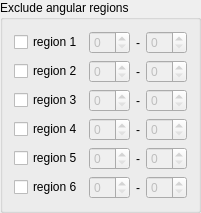
           <widget class="QGroupBox" name="sino_groupBox_03">
            <property name="title">
             <string>Exclude angular regions</string>
            </property>
            <layout class="QGridLayout" name="gridLayout" rowstretch="0,0,0,0,0,0">
             <item row="0" column="2">
              <widget class="QLabel" name="excl_reg_label_01">
               <property name="text">
                <string>-</string>
               </property>
              </widget>
             </item>
             <item row="2" column="0">
              <widget class="QCheckBox" name="excl_reg_chk_03">
               <property name="enabled">
                <bool>true</bool>
               </property>
               <property name="text">
                <string>region 3</string>
               </property>
              </widget>
             </item>
             <item row="1" column="0">
              <widget class="QCheckBox" name="excl_reg_chk_02">
               <property name="enabled">
                <bool>true</bool>
               </property>
               <property name="text">
                <string>region 2</string>
               </property>
              </widget>
             </item>
             <item row="2" column="1">
              <widget class="QSpinBox" name="excl_reg_03_from_spin">
               <property name="enabled">
                <bool>false</bool>
               </property>
              </widget>
             </item>
             <item row="3" column="0">
              <widget class="QCheckBox" name="excl_reg_chk_04">
               <property name="text">
                <string>region 4</string>
               </property>
              </widget>
             </item>
             <item row="0" column="1">
              <widget class="QSpinBox" name="excl_reg_01_from_spin">
               <property name="enabled">
                <bool>false</bool>
               </property>
              </widget>
             </item>
             <item row="2" column="3">
              <widget class="QSpinBox" name="excl_reg_03_to_spin">
               <property name="enabled">
                <bool>false</bool>
               </property>
              </widget>
             </item>
             <item row="0" column="0">
              <widget class="QCheckBox" name="excl_reg_chk_01">
               <property name="text">
                <string>region 1</string>
               </property>
              </widget>
             </item>
             <item row="0" column="3">
              <widget class="QSpinBox" name="excl_reg_01_to_spin">
               <property name="enabled">
                <bool>false</bool>
               </property>
              </widget>
             </item>
             <item row="1" column="3">
              <widget class="QSpinBox" name="excl_reg_02_to_spin">
               <property name="enabled">
                <bool>false</bool>
               </property>
              </widget>
             </item>
             <item row="4" column="0">
              <widget class="QCheckBox" name="excl_reg_chk_05">
               <property name="text">
                <string>region 5</string>
               </property>
              </widget>
             </item>
             <item row="1" column="2">
              <widget class="QLabel" name="excl_reg_label_02">
               <property name="text">
                <string>-</string>
               </property>
              </widget>
             </item>
             <item row="1" column="1">
              <widget class="QSpinBox" name="excl_reg_02_from_spin">
               <property name="enabled">
                <bool>false</bool>
               </property>
              </widget>
             </item>
             <item row="2" column="2">
              <widget class="QLabel" name="excl_reg_label_03">
               <property name="text">
                <string>-</string>
               </property>
              </widget>
             </item>
             <item row="5" column="0">
              <widget class="QCheckBox" name="excl_reg_chk_06">
               <property name="text">
                <string>region 6</string>
               </property>
              </widget>
             </item>
             <item row="3" column="1">
              <widget class="QSpinBox" name="excl_reg_04_from_spin">
               <property name="enabled">
                <bool>false</bool>
               </property>
              </widget>
             </item>
             <item row="4" column="1">
              <widget class="QSpinBox" name="excl_reg_05_from_spin">
               <property name="enabled">
                <bool>false</bool>
               </property>
              </widget>
             </item>
             <item row="5" column="1">
              <widget class="QSpinBox" name="excl_reg_06_from_spin">
               <property name="enabled">
                <bool>false</bool>
               </property>
              </widget>
             </item>
             <item row="3" column="2">
              <widget class="QLabel" name="excl_reg_label_04">
               <property name="text">
                <string>-</string>
               </property>
              </widget>
             </item>
             <item row="4" column="2">
              <widget class="QLabel" name="excl_reg_label_05">
               <property name="text">
                <string>-</string>
               </property>
              </widget>
             </item>
             <item row="5" column="2">
              <widget class="QLabel" name="excl_reg_label_06">
               <property name="text">
                <string>-</string>
               </property>
              </widget>
             </item>
             <item row="3" column="3">
              <widget class="QSpinBox" name="excl_reg_04_to_spin">
               <property name="enabled">
                <bool>false</bool>
               </property>
              </widget>
             </item>
             <item row="4" column="3">
              <widget class="QSpinBox" name="excl_reg_05_to_spin">
               <property name="enabled">
                <bool>false</bool>
               </property>
              </widget>
             </item>
             <item row="5" column="3">
              <widget class="QSpinBox" name="excl_reg_06_to_spin">
               <property name="enabled">
                <bool>false</bool>
               </property>
              </widget>
             </item>
            </layout>
           </widget>
